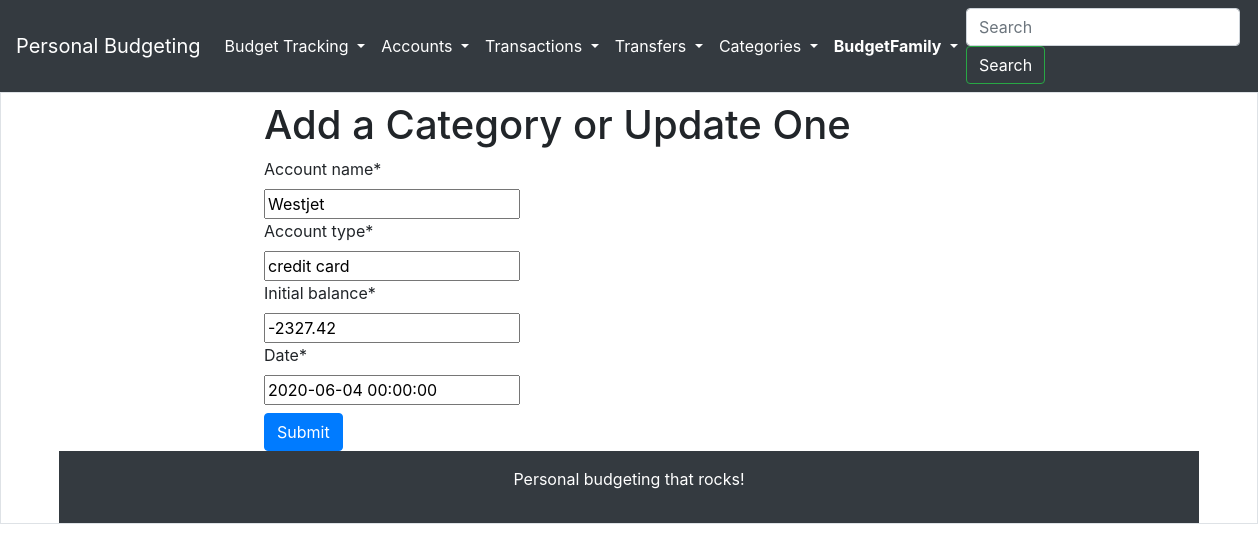
Page /accounts/121/update (signed in) on the committed database.
### accounts/models.py (models this page shows, shortened)
class Account(models.Model):
    user = models.ForeignKey(User,on_delete=models.CASCADE, related_name = "account", null=True)
    account_name = models.CharField (max_length = 200)
    account_type = models.CharField (max_length = 200)
    initial_balance = models.FloatField()
    date = models.DateTimeField()

### accounts/views.py (the view)
# urls.py: path('<int:pk>/update', UpdateAccount.as_view(), name='accounts-update'),
class UpdateAccount(LoginRequiredMixin,UpdateView):
     template_name = 'accounts/accounts_form.html'
     form_class = AccountForm
     success_url = reverse_lazy('accounts-index')
     model = Account

### accounts/forms.py
class AccountForm(forms.ModelForm):
    class Meta:
        model = Account
        exclude =('user',)
        widgets = {
            'date': DatePickerInput(), # default date-format %m/%d/%Y will be used
        }

### templates/accounts/accounts_form.html (shortened to what this page needs)
{% extends 'base.html' %}
{% load crispy_forms_tags %}
{% block content %}
<div class="container">
      <div class="row justify-content-center">
        <div class="col-8">
          <h1 class="mt-2">Add a Category or Update One</h1>
  <form method="post">
    {{ form|crispy }}
    <button type="submit" class="btn btn-primary">Submit</button>
  </form>
{% endblock %}

### templates/base.html (shortened to what this page needs)
<!doctype html>
<html lang="en">
  <head>
{% load bootstrap4 %}
{% bootstrap_css %}
<link rel="stylesheet" href="https://cdnjs.cloudflare.com/ajax/libs/open-iconic/1.1.1/font/css/open-iconic-bootstrap.min.css" />
</head>
  <body>
  <nav class="navbar navbar-expand-lg navbar-light bg-dark">
  <a class="navbar-brand text-white" href="#">Personal Budgeting</a>
  <div class="collapse navbar-collapse" id="navbarSupportedContent">
    <ul class="navbar-nav mr-auto">
        <li class="nav-item dropdown">
        <a class="nav-link dropdown-toggle text-white" href="/budgettracker" id="navbarDropdownMenuLink" data-toggle="dropdown" aria-haspopup="true" aria-expanded="false">
          Budget Tracking
        </a>
      </li>
          <li class="nav-item dropdown">
        <a class="nav-link dropdown-toggle text-white" href="#" id="navbarDropdownMenuLink" data-toggle="dropdown" aria-haspopup="true" aria-expanded="false">
          Accounts
        </a>
      </li>
        <li class="nav-item dropdown">
        <a class="nav-link dropdown-toggle text-white" href="#" id="navbarDropdownMenuLink" data-toggle="dropdown" aria-haspopup="true" aria-expanded="false">
          Transactions
        </a>
      </li>
        <li class="nav-item dropdown">
        <a class="nav-link dropdown-toggle text-white" href="#" id="navbarDropdownMenuLink" data-toggle="dropdown" aria-haspopup="true" aria-expanded="false">
          Transfers
        </a>
      </li>
        <li class="nav-item dropdown">
        <a class="nav-link dropdown-toggle text-white" href="#" id="navbarDropdownMenuLink" data-toggle="dropdown" aria-haspopup="true" aria-expanded="false">
          Categories
        </a>
      </li>
        <li class="nav-item dropdown">
        <a class="nav-link dropdown-toggle text-white" href="#" id="navbarDropdownMenuLink" data-toggle="dropdown" aria-haspopup="true" aria-expanded="false">
          <strong></span> {{request.user.username}}</strong>
        </a>
      </li>
    </ul>
    <form class="form-inline my-2 my-lg-0">
      <input class="form-control mr-sm-2" type="search" placeholder="Search" aria-label="Search">
      <button class="btn btn-outline-success my-2 my-sm-0 text-white" type="submit">Search</button>
    </form>
  </div>
</nav>
  <div class="container-fluid border">
          {% block content %}
          {% endblock %}
  </div>
  <div class="container-fluid bg-dark p-3">
    <p class="text-center text-white">Personal budgeting that rocks!</div>
  </div>
  </body>
</html>

### rows in the picture
Account: account_name "Westjet", account_type "credit card", initial_balance "-2327.42", date "2020-06-04 00:00:00"

### other values in the picture
{{ request.user.username }} "BudgetFamily"
